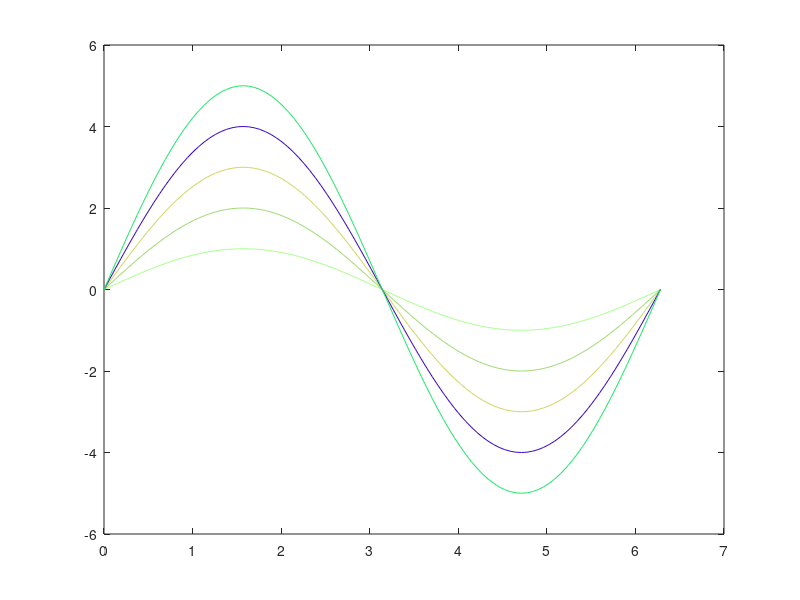

Source code (MATLAB):
c = rand(5,3);
x = 0:pi/50:2*pi;
A = 1:5;
for i=1:5
plot(x,A(i)*sin(x),'color',c(i,:))  % 用数组c的第i行作为颜色数组
hold on

end
